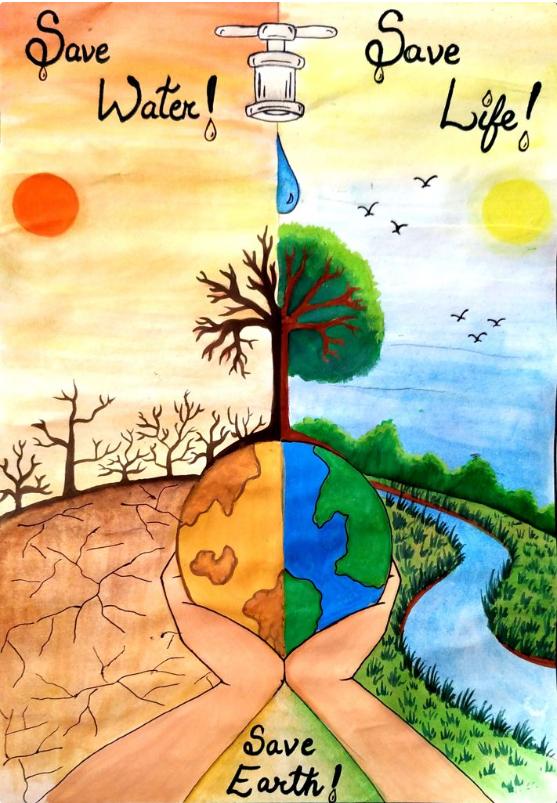
#> input picture Conservation of Water Image.png, 557 x 803 px, given in place of the camera
$ python Hand_filter.py
#> lines starting #> are read from the running program, lines starting #| are printed output that depends on the picture; after the words box and inside, x2 and y2 are one past the last pixel; in counts of white or black regions, pixels touching at a corner belong together
import cv2
import numpy as np
# Set up webcam capture
cap = cv2.VideoCapture(0)
if not cap.isOpened():
    print("Error: Could not open webcam.")
    exit()
while True:
    # Capture frame-by-frame
    ret, frame = cap.read()
#> frame is the input picture: shape (803, 557, 3); mean B, G, R 140.3, 182.8, 193.1
    if not ret:
        print("Error: Failed to capture image.")
        break
    # Convert to HSV for color filtering
    hsv = cv2.cvtColor(frame, cv2.COLOR_BGR2HSV)
#> hsv: shape (803, 557, 3); mean H, S, V 39.5, 121.6, 217.1

    lower_skin = np.array([0, 20, 70], dtype=np.uint8)
    upper_skin = np.array([20, 255, 255], dtype=np.uint8)

    mask = cv2.inRange(hsv, lower_skin, upper_skin)
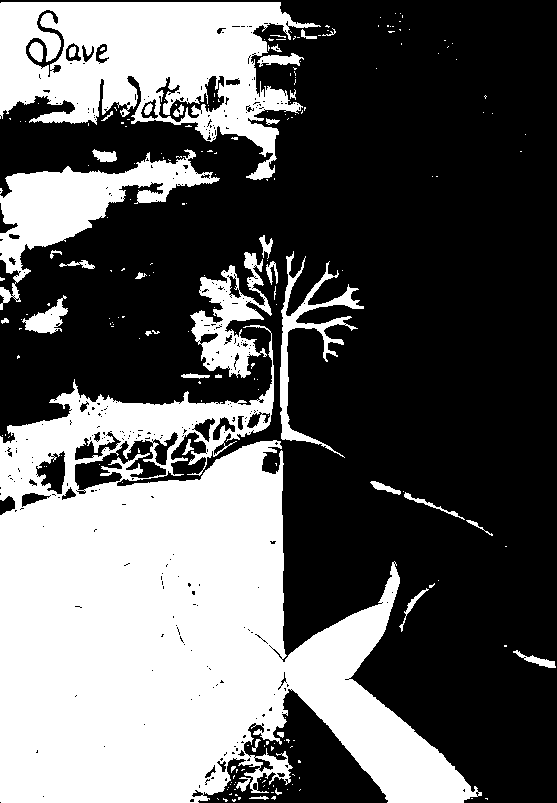
#> mask: shape (803, 557); 37.8% white; 216 white regions (176 under 20 px)

    result = cv2.bitwise_and(frame, frame, mask=mask)
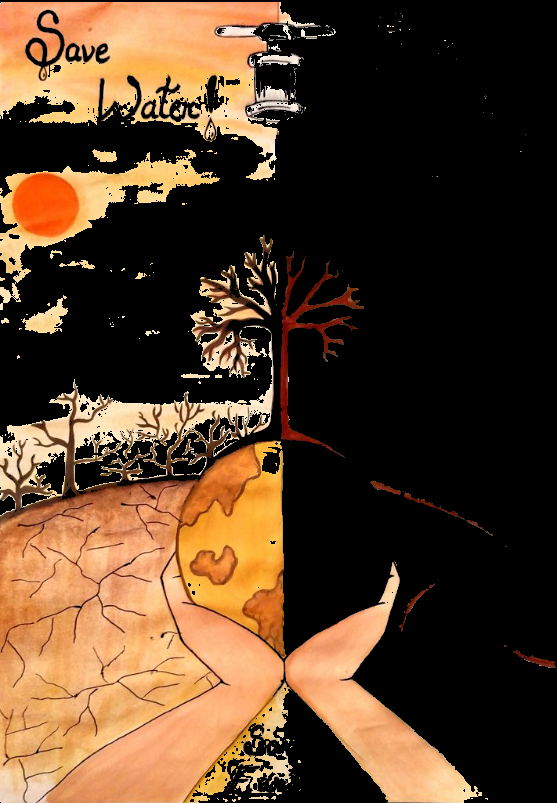
#> result: shape (803, 557, 3); mean B, G, R 39.3, 61.5, 86.3

    contours, _ = cv2.findContours(mask, cv2.RETR_EXTERNAL, cv2.CHAIN_APPROX_SIMPLE)
#> contours = 199 contours, 171 with area under 20; largest, box (x1, y1, x2, y2) and area: (0, 325, 482, 803) 121066, (0, 2, 321, 180) 31686, (0, 149, 220, 310) 9866, (190, 252, 272, 378) 4412, (280, 251, 364, 458) 2447

    if contours:
        max_contour = max(contours, key=cv2.contourArea)
#> max_contour = contour of 1463 points, box (x1, y1, x2, y2) (0, 325, 482, 803), area 121066
        if cv2.contourArea(max_contour) > 500:
            # Draw the bounding box around the detected hand
            x, y, w, h = cv2.boundingRect(max_contour)
#> x = 0; y = 325; w = 482; h = 478
            cv2.rectangle(frame, (x, y), (x + w, y + h), (0, 255, 0), 2)
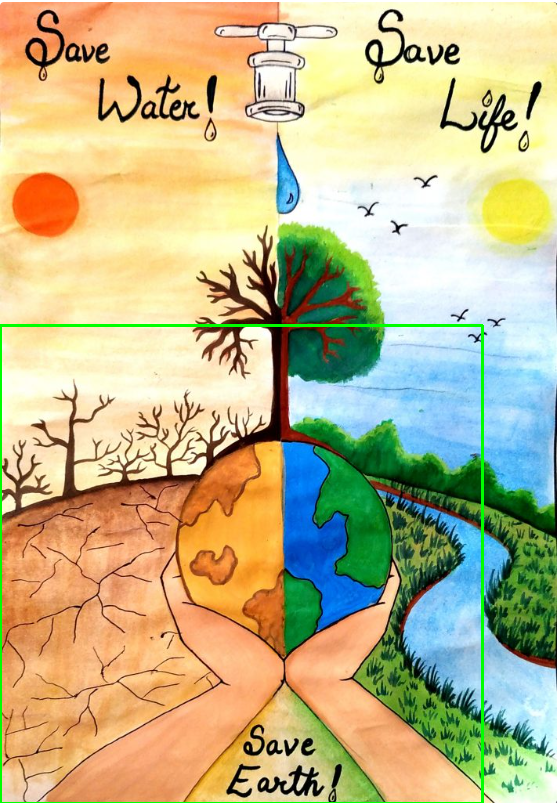
#> frame: shape (803, 557, 3); 0.96% of pixels changed, all inside (x1, y1, x2, y2) = (0, 324, 484, 803)
            # Get the center of the hand for further tracking or interaction
            center_x = int(x + w / 2)
#> center_x = 241
            center_y = int(y + h / 2)
#> center_y = 564
            cv2.circle(frame, (center_x, center_y), 5, (0, 0, 255), -1)  # Red dot at center
#> frame: shape (803, 557, 3); 0.02% of pixels changed, all inside (x1, y1, x2, y2) = (236, 559, 247, 570)
    # Display the original and result frames
    cv2.imshow('Original Frame', frame)
    cv2.imshow('Filtered Frame', result)
    # Break the loop when 'q' is pressed
    if cv2.waitKey(1) & 0xFF == ord('q'):
#> (key q is pressed here)
        break
cap.release()
cv2.destroyAllWindows()

$ run again, on A_bed_daylight.png
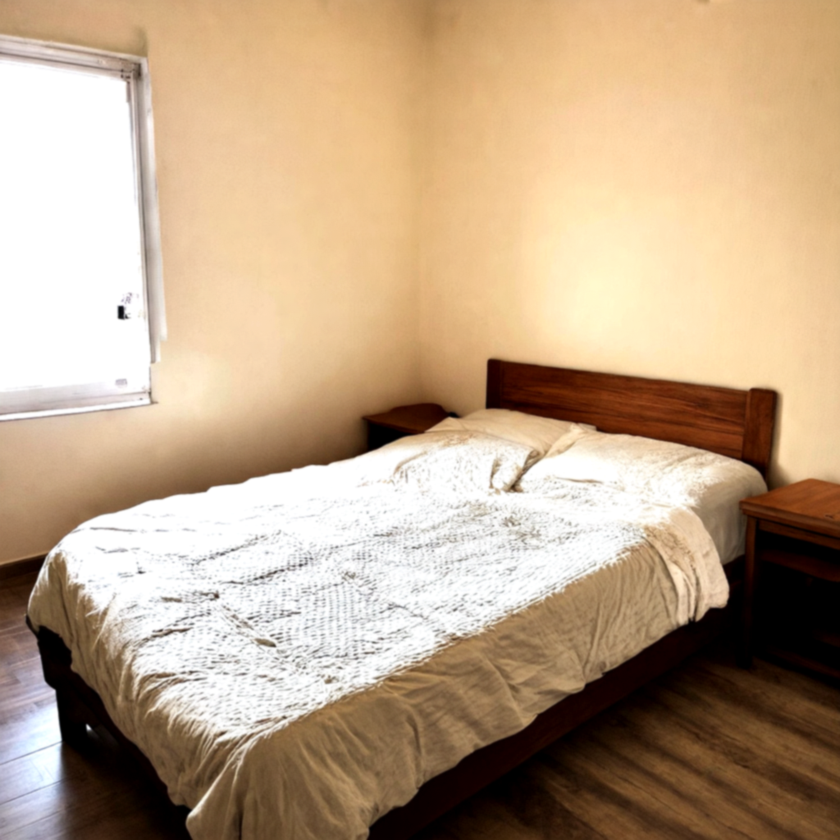
#> input picture A_bed_daylight.png, 840 x 840 px, shrunk from 1024 x 1024 before the run, given in place of the camera
#> frame is the input picture: shape (840, 840, 3); mean B, G, R 137.6, 165, 190
#> hsv: shape (840, 840, 3); mean H, S, V 20.9, 91.7, 190.4
#> `mask = cv2.inRange(hsv, lower_skin, upper_skin)`:
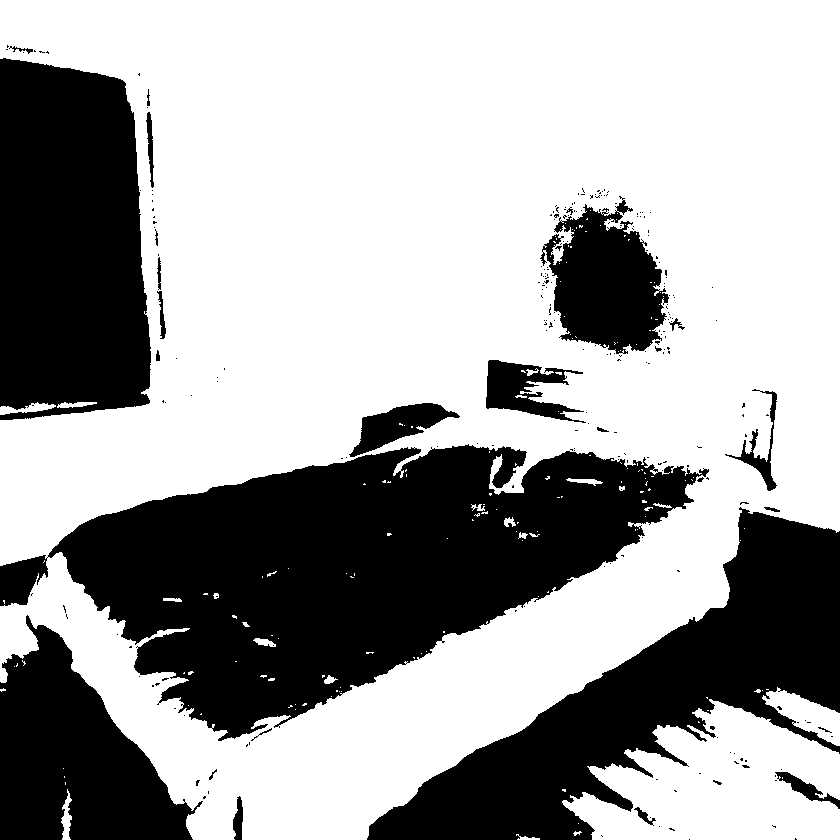
#> mask: shape (840, 840); 64% white; 249 black regions (221 under 20 px)
#> contours = 28 contours, 21 with area under 20; largest, box (x1, y1, x2, y2) and area: (0, 0, 840, 840) 545144, (562, 699, 840, 840) 24585, (762, 687, 840, 746) 1970, (0, 402, 56, 415) 280, (61, 789, 72, 840) 240, (57, 402, 97, 408) 114, (516, 834, 540, 840) 35
#> max_contour = contour of 960 points, box (x1, y1, x2, y2) (0, 0, 840, 840), area 545144
#> x = 0; w = 840
#> `cv2.rectangle(frame, (x, y), (x + w, y + h), (0, 255, 0), 2)`:
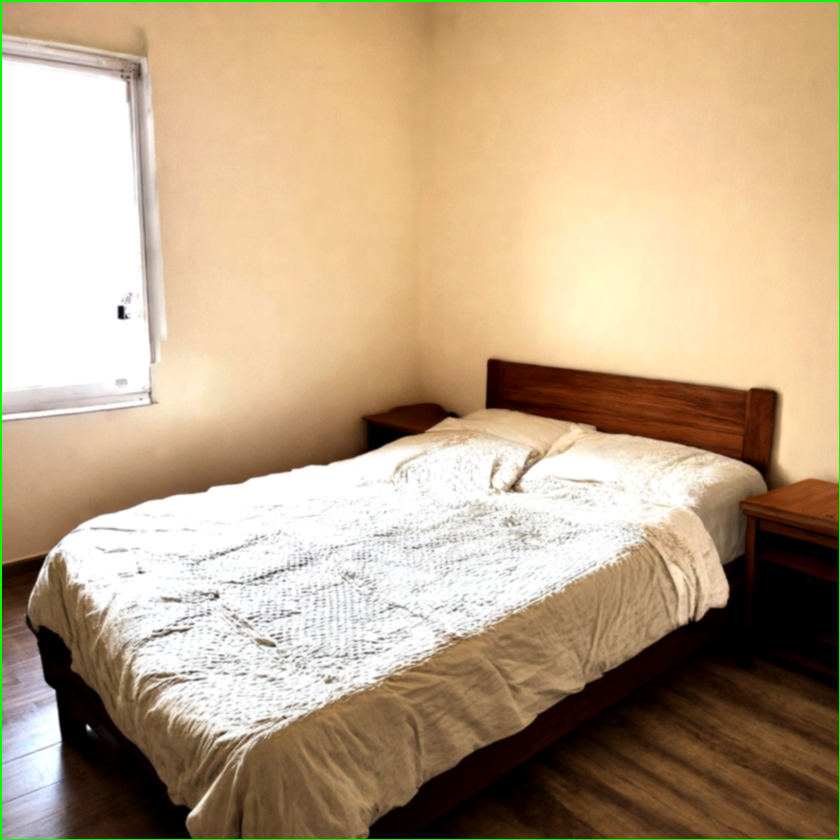
#> frame: shape (840, 840, 3); 0.71% of pixels changed, all inside (x1, y1, x2, y2) = (0, 0, 840, 840)
#> center_x = 420
